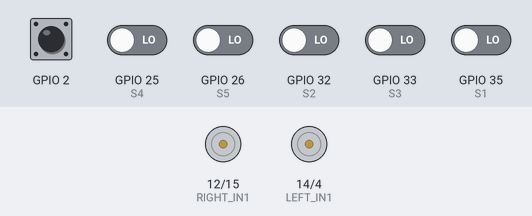
Bench run of a sketch on a simulated ESP32. On the bench: motor-driver pin pairs drawn as motors (green arrow = first pin HIGH = forward, orange = second pin HIGH = backward, longer = more drive, scaled by the enable pin). The test bench sets the inputs (shaded band); at power-on: GPIO 2 HIGH, GPIO 25 (S4), GPIO 26 (S5), GPIO 32 (S2), GPIO 33 (S3), GPIO 35 (S1) LOW.

Above: at 0.8 s.
0.9 s: GPIO 2 pulled LOW for 0.15 s
At 1.7 s:
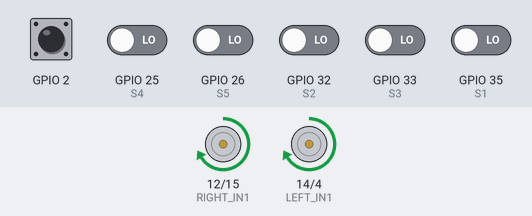
2.5 s: GPIO 25 (S4) driven HIGH
At 4.1 s:
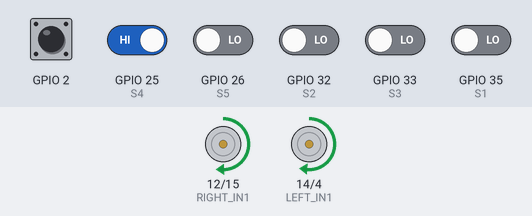
4.8 s: GPIO 26 (S5) driven HIGH
At 5.5 s:
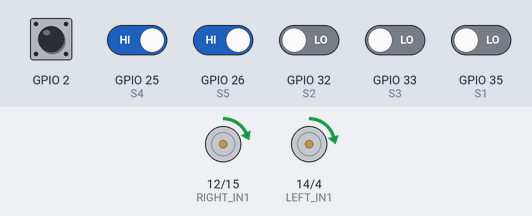
6.3 s: GPIO 32 (S2) driven HIGH
At 6.8 s:
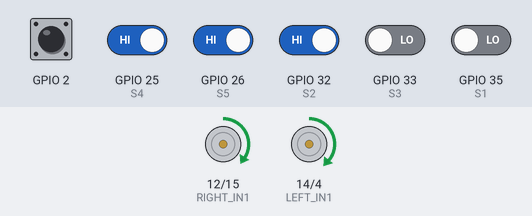
7.8 s: GPIO 35 (S1) driven HIGH
At 9.0 s:
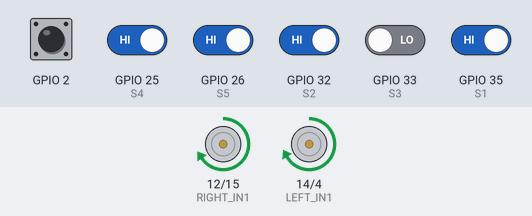
9.3 s: GPIO 33 (S3) driven HIGH
At 10.1 s:
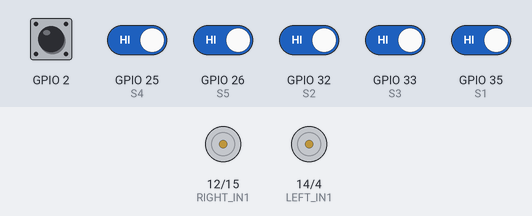
Timing chart, 0 to 11.8 s (numbered marks = the images above; inputs shaded):
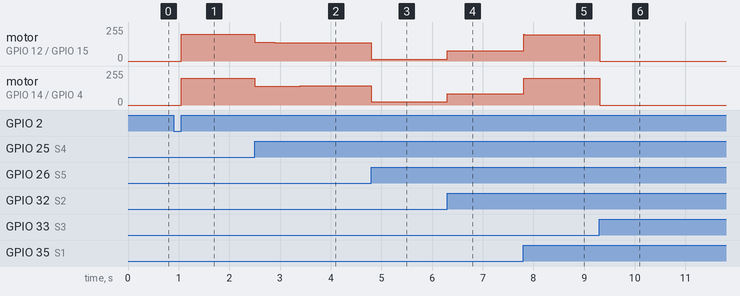

Measured:
- after the input at 0.9 s, motor on GPIO 12 (RIGHT_IN1) / GPIO 15 (RIGHT_IN2), motor on GPIO 14 (LEFT_IN1) / GPIO 4 (LEFT_IN2): stopped → forward 200/255 after 0.15 s
- after the input at 2.5 s, motor on GPIO 12 (RIGHT_IN1) / GPIO 15 (RIGHT_IN2): forward 200/255 → forward 139/255 at once, → forward 138/255 0.39 s later, → forward 137/255 0.50 s later; motor on GPIO 14 (LEFT_IN1) / GPIO 4 (LEFT_IN2): forward 200/255 → forward 141/255 at once, → forward 142/255 0.39 s later, → forward 143/255 0.50 s later
- after the input at 4.8 s, motor on GPIO 12 (RIGHT_IN1) / GPIO 15 (RIGHT_IN2): forward 137/255 → forward 15/255 at once; motor on GPIO 14 (LEFT_IN1) / GPIO 4 (LEFT_IN2): forward 143/255 → forward 25/255 at once
- after the input at 6.3 s, motor on GPIO 12 (RIGHT_IN1) / GPIO 15 (RIGHT_IN2): forward 15/255 → forward 76/255 at once; motor on GPIO 14 (LEFT_IN1) / GPIO 4 (LEFT_IN2): forward 25/255 → forward 84/255 at once
- after the input at 7.8 s, motor on GPIO 12 (RIGHT_IN1) / GPIO 15 (RIGHT_IN2): forward 76/255 → forward 198/255 at once; motor on GPIO 14 (LEFT_IN1) / GPIO 4 (LEFT_IN2): forward 84/255 → forward 202/255 at once
- after the input at 9.3 s, motor on GPIO 12 (RIGHT_IN1) / GPIO 15 (RIGHT_IN2): forward 198/255 → stopped at once; motor on GPIO 14 (LEFT_IN1) / GPIO 4 (LEFT_IN2): forward 202/255 → stopped at once

The sketch:

basiclfr.ino
```cpp
// Define sensor pins
#define S1 35
#define S2 32
#define S3 33
#define S4 25
#define S5 26

// Define TB6612FNG motor driver pins
#define LEFT_PWM 27
#define LEFT_IN1 14
#define LEFT_IN2 4
#define RIGHT_PWM 13
#define RIGHT_IN1 12
#define RIGHT_IN2 15

// PID control variables
float Kp = 1.2;  // Adjust Proportional gain
float Ki = 0.02; // Small Integral gain for drift correction
float Kd = 0.6;  // Derivative gain for smoother turns

int lastError = 0;
int integral = 0;

void setup() {
    pinMode(S1, INPUT);
    pinMode(S2, INPUT);
    pinMode(S3, INPUT);
    pinMode(S4, INPUT);
    pinMode(S5, INPUT);

    pinMode(LEFT_PWM, OUTPUT);
    pinMode(LEFT_IN1, OUTPUT);
    pinMode(LEFT_IN2, OUTPUT);
    pinMode(RIGHT_PWM, OUTPUT);
    pinMode(RIGHT_IN1, OUTPUT);
    pinMode(RIGHT_IN2, OUTPUT);

    pinMode(2, INPUT_PULLUP);
    while(digitalRead(2) == HIGH);
    while(digitalRead(2) == LOW);
}

void loop() {
    // Read sensor values (0 for black, 1 for white)
    int s1 = digitalRead(S1);
    int s2 = digitalRead(S2);
    int s3 = digitalRead(S3);
    int s4 = digitalRead(S4);
    int s5 = digitalRead(S5);

    // Stop condition: all sensors on white
    if (s1 == 1 && s2 == 1 && s3 == 1 && s4 == 1 && s5 == 1) {
        stopMotors();
        return;
    }

    // Calculate error
    int error = (s1 * -2) + (s2 * -1) + (s3 * 0) + (s4 * 1) + (s5 * 2);

    // PID calculations
    integral += error;
    integral = constrain(integral, -100, 100); // Limit integral windup
    int derivative = error - lastError;
    int correction = (Kp * error) + (Ki * integral) + (Kd * derivative);
    lastError = error;

    // Dynamic base speed (slows down for sharp turns)
    int maxSpeed = 200;
    int minSpeed = 80;
    int baseSpeed = map(abs(error), 0, 2, maxSpeed, minSpeed);

    // Adjust motor speeds
    int leftSpeed = baseSpeed - correction;
    int rightSpeed = baseSpeed + correction;

    // Constrain speed within PWM range
    leftSpeed = constrain(leftSpeed, -255, 255);
    rightSpeed = constrain(rightSpeed, -255, 255);

    // Set motor speeds
    moveMotors(leftSpeed, rightSpeed);

    delay(10);
}

// Function to move motors with TB6612FNG
void moveMotors(int leftSpeed, int rightSpeed) {
    // Left motor control
    if (leftSpeed > 0) {
        digitalWrite(LEFT_IN1, HIGH);
        digitalWrite(LEFT_IN2, LOW);
    } else {
        digitalWrite(LEFT_IN1, LOW);
        digitalWrite(LEFT_IN2, HIGH);
        leftSpeed = -leftSpeed; // Convert to positive PWM
    }
    analogWrite(LEFT_PWM, leftSpeed);

    // Right motor control
    if (rightSpeed > 0) {
        digitalWrite(RIGHT_IN1, HIGH);
        digitalWrite(RIGHT_IN2, LOW);
    } else {
        digitalWrite(RIGHT_IN1, LOW);
        digitalWrite(RIGHT_IN2, HIGH);
        rightSpeed = -rightSpeed; // Convert to positive PWM
    }
    analogWrite(RIGHT_PWM, rightSpeed);
}

// Function to stop motors
void stopMotors() {
    analogWrite(LEFT_PWM, 0);
    analogWrite(RIGHT_PWM, 0);
    digitalWrite(LEFT_IN1, LOW);
    digitalWrite(LEFT_IN2, LOW);
    digitalWrite(RIGHT_IN1, LOW);
    digitalWrite(RIGHT_IN2, LOW);
}
```
